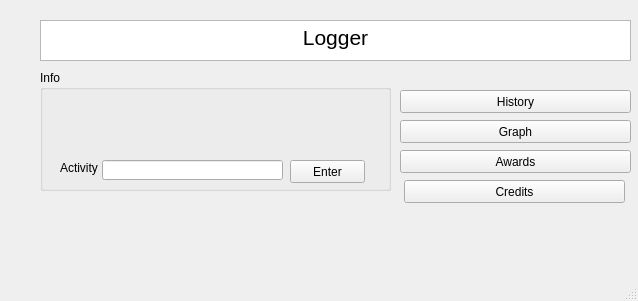
<?xml version="1.0" encoding="UTF-8"?>
<ui version="4.0">
 <class>FirstWindow</class>
 <widget class="QMainWindow" name="FirstWindow">
  <property name="geometry">
   <rect>
    <x>0</x>
    <y>0</y>
    <width>638</width>
    <height>301</height>
   </rect>
  </property>
  <property name="windowTitle">
   <string>MainWindow</string>
  </property>
  <widget class="QWidget" name="centralwidget">
   <widget class="QTextBrowser" name="textBrowser">
    <property name="geometry">
     <rect>
      <x>40</x>
      <y>20</y>
      <width>591</width>
      <height>41</height>
     </rect>
    </property>
    <property name="html">
     <string>&lt;!DOCTYPE HTML PUBLIC &quot;-//W3C//DTD HTML 4.0//EN&quot; &quot;http://www.w3.org/TR/REC-html40/strict.dtd&quot;&gt;
&lt;html&gt;&lt;head&gt;&lt;meta name=&quot;qrichtext&quot; content=&quot;1&quot; /&gt;&lt;style type=&quot;text/css&quot;&gt;
p, li { white-space: pre-wrap; }
&lt;/style&gt;&lt;/head&gt;&lt;body style=&quot; font-family:'MS Shell Dlg 2'; font-size:8.25pt; font-weight:400; font-style:normal;&quot;&gt;
&lt;p align=&quot;center&quot; style=&quot; margin-top:0px; margin-bottom:0px; margin-left:0px; margin-right:0px; -qt-block-indent:0; text-indent:0px;&quot;&gt;&lt;span style=&quot; font-size:16pt;&quot;&gt;Logger&lt;/span&gt;&lt;/p&gt;&lt;/body&gt;&lt;/html&gt;</string>
    </property>
   </widget>
   <widget class="QGroupBox" name="groupBox">
    <property name="geometry">
     <rect>
      <x>40</x>
      <y>70</y>
      <width>351</width>
      <height>121</height>
     </rect>
    </property>
    <property name="title">
     <string>Info</string>
    </property>
    <widget class="QLabel" name="label">
     <property name="geometry">
      <rect>
       <x>20</x>
       <y>90</y>
       <width>51</width>
       <height>16</height>
      </rect>
     </property>
     <property name="text">
      <string>Activity</string>
     </property>
    </widget>
    <widget class="QLineEdit" name="lineEdit">
     <property name="geometry">
      <rect>
       <x>62</x>
       <y>90</y>
       <width>181</width>
       <height>20</height>
      </rect>
     </property>
    </widget>
    <widget class="QPushButton" name="pushButton">
     <property name="geometry">
      <rect>
       <x>250</x>
       <y>90</y>
       <width>75</width>
       <height>23</height>
      </rect>
     </property>
     <property name="text">
      <string>Enter</string>
     </property>
    </widget>
   </widget>
   <widget class="QPushButton" name="pushButton_2">
    <property name="geometry">
     <rect>
      <x>400</x>
      <y>90</y>
      <width>231</width>
      <height>23</height>
     </rect>
    </property>
    <property name="text">
     <string>History</string>
    </property>
   </widget>
   <widget class="QPushButton" name="pushButton_3">
    <property name="geometry">
     <rect>
      <x>400</x>
      <y>120</y>
      <width>231</width>
      <height>23</height>
     </rect>
    </property>
    <property name="text">
     <string>Graph</string>
    </property>
   </widget>
   <widget class="QPushButton" name="pushButton_4">
    <property name="geometry">
     <rect>
      <x>400</x>
      <y>150</y>
      <width>231</width>
      <height>23</height>
     </rect>
    </property>
    <property name="text">
     <string>Awards</string>
    </property>
   </widget>
   <widget class="QPushButton" name="pushButton_5">
    <property name="geometry">
     <rect>
      <x>404</x>
      <y>180</y>
      <width>221</width>
      <height>23</height>
     </rect>
    </property>
    <property name="text">
     <string>Credits</string>
    </property>
   </widget>
   <widget class="QLabel" name="label_2">
    <property name="geometry">
     <rect>
      <x>40</x>
      <y>210</y>
      <width>351</width>
      <height>16</height>
     </rect>
    </property>
    <property name="text">
     <string/>
    </property>
   </widget>
  </widget>
  <widget class="QMenuBar" name="menubar">
   <property name="geometry">
    <rect>
     <x>0</x>
     <y>0</y>
     <width>638</width>
     <height>21</height>
    </rect>
   </property>
  </widget>
  <widget class="QStatusBar" name="statusbar"/>
 </widget>
 <resources/>
 <connections/>
</ui>
